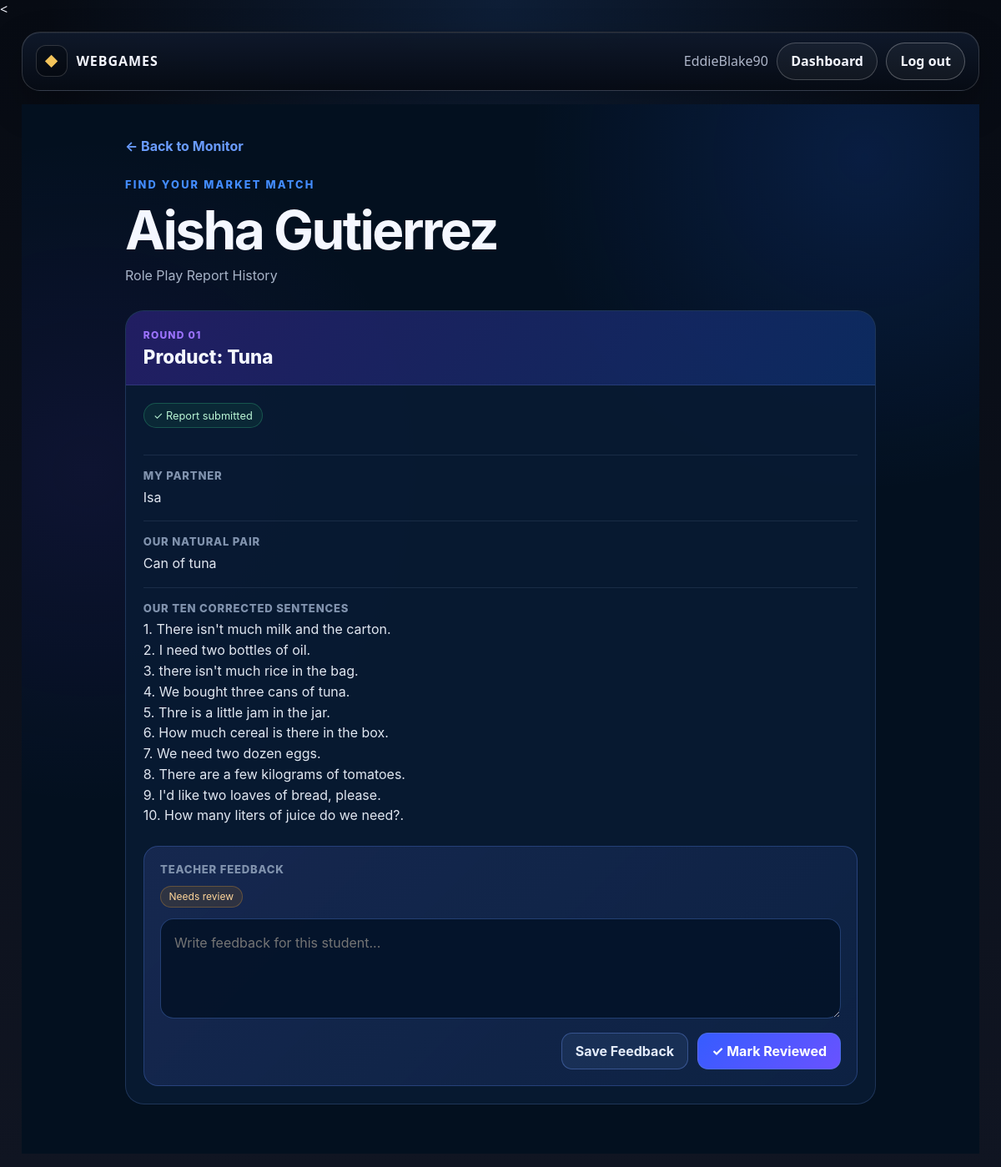
/roleplay/monitor/24072497/student/226/ (signed in), run on the app's committed database.
### accounts/models.py (models this page shows, shortened)
class User(AbstractUser):
    class Role(models.TextChoices):
        TEACHER = "TEACHER", "Teacher"
        ADMIN = "ADMIN", "Admin"
    role = models.CharField(
        max_length=20,
        choices=Role.choices,
        default=Role.TEACHER,
    )

### roleplay/models.py (models this page shows, shortened)
class RolePlaySituation(models.Model):
    title = models.CharField(max_length=150)
    slug = models.SlugField(
        max_length=160,
        unique=True,
    )
    summary = models.TextField(
        blank=True,
        help_text="Short description shown to the teacher.",
    )
    student_briefing = models.TextField(
        blank=True,
        help_text=(
            "Information every student should know before "
            "the role play begins."
        ),
    )
    teacher_notes = models.TextField(
        blank=True,
        help_text="Instructions visible only to the teacher.",
    )
    language_target = models.TextField(
        blank=True,
        help_text=(
            "Grammar, vocabulary, communicative function, "
            "or learning objective practiced in this situation."
        ),
    )
    is_active = models.BooleanField(default=True)
    created_at = models.DateTimeField(auto_now_add=True)
    updated_at = models.DateTimeField(auto_now=True)
    class Meta:
        ordering = ["title"]

class RoleAssignment(models.Model):
    run = models.ForeignKey(
        RolePlayRun,
        on_delete=models.CASCADE,
        related_name="assignments",
    )
    participant = models.ForeignKey(
        Participant,
        on_delete=models.CASCADE,
        related_name="roleplay_assignments",
    )
    role = models.ForeignKey(
        RoleCard,
        on_delete=models.PROTECT,
        related_name="assignments",
    )
    round_number = models.PositiveIntegerField(
        default=1,
    )
    role_snapshot = models.JSONField(
        default=dict,
        blank=True,
    )
    assigned_at = models.DateTimeField(auto_now_add=True)
    viewed_at = models.DateTimeField(
        null=True,
        blank=True,
    )
    class Meta:
        constraints = [
            models.UniqueConstraint(
                fields=[
                    "run",
                    "participant",
                    "round_number",
                ],
                name="unique_roleplay_assignment_per_participant_round",
            ),
        ]

class RoleCard(models.Model):
    situation = models.ForeignKey(
        RolePlaySituation,
        on_delete=models.CASCADE,
        related_name="roles",
    )
    name = models.CharField(
        max_length=120,
        help_text="Role name, e.g. Detective, Customer, Manager.",
    )
    character_name = models.CharField(
        max_length=120,
        blank=True,
        help_text="Optional character identity.",
    )
    public_description = models.TextField(
        blank=True,
        help_text=(
            "Information that is safe for the student "
            "to reveal during the activity."
        ),
    )
    private_briefing = models.TextField(
        blank=True,
        help_text="Information known only by this role.",
    )
    objective = models.TextField(
        blank=True,
        help_text="What this role is trying to accomplish.",
    )
    secret_information = models.TextField(
        blank=True,
        help_text=(
            "Optional secrets, evidence, motivations, "
            "or hidden constraints."
        ),
    )
    useful_language = models.TextField(
        blank=True,
        help_text=(
            "Optional vocabulary, sentence starters, "
            "or language support."
        ),
    )
    copies_available = models.PositiveIntegerField(
        default=1,
        help_text=(
            "How many students may receive this role "
            "during the same session."
        ),
    )
    sort_order = models.PositiveIntegerField(default=0)
    is_active = models.BooleanField(default=True)
    class Meta:
        ordering = ["sort_order", "name"]

class RolePlayRecordSubmission(models.Model):
    assignment = models.ForeignKey(
        RoleAssignment,
        on_delete=models.CASCADE,
        related_name="record_submissions",
    )
    template = models.ForeignKey(
        RolePlayRecordTemplate,
        on_delete=models.PROTECT,
        related_name="submissions",
    )
    sequence = models.PositiveIntegerField(default=1)
    is_submitted = models.BooleanField(default=False)
    teacher_feedback = models.TextField(
        blank=True,
    )
    reviewed_at = models.DateTimeField(
        null=True,
        blank=True,
    )
    created_at = models.DateTimeField(auto_now_add=True)
    updated_at = models.DateTimeField(auto_now=True)
    submitted_at = models.DateTimeField(
        null=True,
        blank=True,
    )
    class Meta:
        constraints = [
            models.UniqueConstraint(
                fields=[
                    "assignment",
                    "template",
                    "sequence",
                ],
                name="unique_roleplay_record_instance",
            ),
        ]

class RolePlayRecordResponse(models.Model):
    submission = models.ForeignKey(
        RolePlayRecordSubmission,
        on_delete=models.CASCADE,
        related_name="responses",
    )
    field = models.ForeignKey(
        RolePlayRecordField,
        on_delete=models.PROTECT,
        related_name="responses",
    )
    value = models.TextField(blank=True)
    class Meta:
        constraints = [
            models.UniqueConstraint(
                fields=["submission", "field"],
                name="unique_roleplay_field_response",
            ),
        ]

class RolePlayRecordField(models.Model):
    class FieldType(models.TextChoices):
        SHORT_TEXT = "SHORT_TEXT", "Short text"
        LONG_TEXT = "LONG_TEXT", "Long text"
        NUMBER = "NUMBER", "Number"
        CHOICE = "CHOICE", "Choice"
        CHECKBOX = "CHECKBOX", "Checkbox"
    template = models.ForeignKey(
        RolePlayRecordTemplate,
        on_delete=models.CASCADE,
        related_name="fields",
    )
    label = models.CharField(max_length=150)
    field_type = models.CharField(
        max_length=20,
        choices=FieldType.choices,
        default=FieldType.SHORT_TEXT,
    )
    help_text = models.CharField(
        max_length=255,
        blank=True,
    )
    placeholder = models.CharField(
        max_length=255,
        blank=True,
    )
    required = models.BooleanField(default=False)
    options = models.JSONField(
        default=list,
        blank=True,
        help_text=(
            'Used for Choice fields. Example: '
            '["Yes", "No", "Unknown"]'
        ),
    )
    sort_order = models.PositiveIntegerField(default=0)
    class Meta:
        ordering = ["sort_order", "id"]

### sessions/models.py (models this page shows, shortened)
class Participant(models.Model):
    session = models.ForeignKey(
        GameSession,
        on_delete=models.CASCADE,
        related_name="participants",
    )
    display_name = models.CharField(max_length=100)
    student_id = models.CharField(max_length=50, blank=True)
    joined_at = models.DateTimeField(auto_now_add=True)
    is_ready = models.BooleanField(default=False)
    class Meta:
        constraints = [
            models.UniqueConstraint(
                fields=["session", "student_id"],
                condition=~Q(student_id=""),
                name="unique_student_id_per_session_when_provided",
            )
        ]

### roleplay/views.py (the view, shortened to what this page needs)
@login_required
def teacher_student_reports(
    request,
    join_code,
    participant_id,
):
    run = get_object_or_404(
        RolePlayRun.objects.select_related(
            "game_session",
            "situation",
        ),
        game_session__join_code=join_code,
        game_session__teacher=request.user,
    )
    participant = get_object_or_404(
        Participant,
        id=participant_id,
        session=run.game_session,
    )
    assignments = (
        run.assignments
        .filter(
            participant=participant,
        )
        .select_related(
            "role",
        )
        .prefetch_related(
            "record_submissions__template",
            Prefetch(
                "record_submissions__responses",
                queryset=(
                    RolePlayRecordResponse.objects
                    .select_related("field")
                    .order_by(
                        "field__sort_order",
                        "field_id",
                    )
                ),
            ),
        )
        .order_by(
            "-round_number",
        )
    )
    return render(
        request,
        "roleplay/teacher_student_reports.html",
        {
            "run": run,
            "session": run.game_session,
            "situation": run.situation,
            "participant": participant,
            "assignments": assignments,
        },
    )

### roleplay/templates/roleplay/teacher_student_reports.html (shortened to what this page needs)
{% extends "base.html" %}
{% block content %}
<div class="rpr-page">
    <main class="rpr-container">
        <a
            class="rpr-back"
            href="{% url 'roleplay:teacher_monitor' session.join_code %}"
        >
            ← Back to Monitor
        </a>
        <div class="rpr-kicker">
            {{ situation.title }}
        </div>
        <h1 class="rpr-title">
            {{ participant.display_name }}
        </h1>
        <div class="rpr-subtitle">
            Role Play Report History
        </div>
        {% for assignment in assignments %}
            <article class="rpr-round">
                <header class="rpr-round-header">
                    <div class="rpr-round-label">
                        Round
                        {{ assignment.round_number|stringformat:"02d" }}
                    </div>
                    <div class="rpr-role">
                        {{ assignment.role.name }}
                    </div>
                </header>
                <div class="rpr-body">
                    {% for submission in assignment.record_submissions.all %}
                        <div
                            class="
                                rpr-status
                                {% if submission.is_submitted %}
                                    submitted
                                {% endif %}
                            "
                        >
                            {% if submission.is_submitted %}
                                ✓ Report submitted
                            {% else %}
                                Draft saved
                            {% endif %}
                        </div>
                        {% for response in submission.responses.all %}
                            <div class="rpr-field">
                                <div class="rpr-field-label">
                                    {{ response.field.label }}
                                </div>
                                <div class="rpr-field-value">
                                    {% if response.value %}
                                        {{ response.value|linebreaksbr }}
                                    {% else %}
                                        —
                                    {% endif %}
                                </div>
                            </div>
                        {% endfor %}
                        <div class="rpr-feedback">
                            <div class="rpr-feedback-heading">
                                <div>
                                    <div class="rpr-field-label">
                                        Teacher Feedback
                                    </div>
                                    {% if submission.reviewed_at %}
                                        <span class="rpr-reviewed-badge">
                                            ✓ Reviewed
                                        </span>
                                    {% else %}
                                        <span class="rpr-pending-badge">
                                            Needs review
                                        </span>
                                    {% endif %}
                                </div>
                            </div>
                            <form method="post">
                                <textarea
                                    class="rpr-feedback-input"
                                    name="teacher_feedback"
                                    placeholder="Write feedback for this student..."
                                >{{ submission.teacher_feedback }}</textarea>
                                <div class="rpr-feedback-actions">
                                    <button
                                        class="rpr-button rpr-button-secondary"
                                        type="submit"
                                        name="review_action"
                                        value="save"
                                    >
                                        Save Feedback
                                    </button>
                                    {% if submission.reviewed_at %}
                                        <button
                                            class="rpr-button rpr-button-secondary"
                                            type="submit"
                                            name="review_action"
                                            value="unreview"
                                        >
                                            Mark for Review
                                        </button>
                                    {% else %}
                                        <button
                                            class="rpr-button rpr-button-primary"
                                            type="submit"
                                            name="review_action"
                                            value="review"
                                        >
                                            ✓ Mark Reviewed
                                        </button>
                                    {% endif %}
                                </div>
                            </form>
                        </div>
                    {% empty %}
                        <div class="rpr-status">
                            No report started
                        </div>
                    {% endfor %}
                </div>
            </article>
        {% empty %}
            <p>
                This student has no role assignments yet.
            </p>
        {% endfor %}
    </main>
</div>
{% endblock %}

### templates/base.html (shortened to what this page needs)
{% load static %}
<!DOCTYPE html>
<html lang="en">
<head>
<link rel="stylesheet" href="{% static 'webgames/css/app-theme.css' %}">
</head>
<body>
  <main class="fr-app-shell">
    <nav class="app-top-nav">
  <a class="app-brand" href="{% url 'games:teacher_dashboard' %}">
    <span class="app-brand-mark">◆</span>
    <span>Webgames</span>
  </a>
  <div class="app-nav-links">
        {% if user.is_authenticated %}
          <span class="fr-muted-text">
            {{ user.username }}
          </span>
          <a class="app-btn app-btn-secondary" href="{% url 'games:teacher_dashboard' %}">
  Dashboard
</a>
<a class="app-btn" href="{% url 'logout' %}">
  Log out
</a>
        {% else %}
          <a class="app-btn app-btn-primary" href="{% url 'login' %}">
  Log in
</a>
        {% endif %}
      </div>
    </nav>
    {% block content %}{% endblock %}
  </main>
</body>
</html>

### data on the page
User: username "EddieBlake90"
RolePlaySituation: title "FIND YOUR MARKET MATCH"
Participant: display_name "Aisha Gutierrez"
RoleAssignment: round_number "01", role.name "Product: Tuna"
RolePlayRecordSubmission: is_submitted "✓ Report submitted", shows "Needs review", shows "✓ Mark Reviewed"
RolePlayRecordResponse: field.label "MY PARTNER", value "Isa"
RolePlayRecordResponse: field.label "OUR NATURAL PAIR", value "Can of tuna"
RolePlayRecordResponse: field.label "OUR TEN CORRECTED SENTENCES", value "1. There isn't much milk and the carton. 2. I need two bottles of oil. 3. there isn't much rice in the bag. 4. We bought three cans of tuna. 5. Thre is a little jam in the jar. 6. How much cereal is there in the box. 7. We need two dozen eggs. 8. There are a few kilograms of tomatoes. 9. I'd like two loaves of bread, please. 10. How many liters of juice do we need?."
